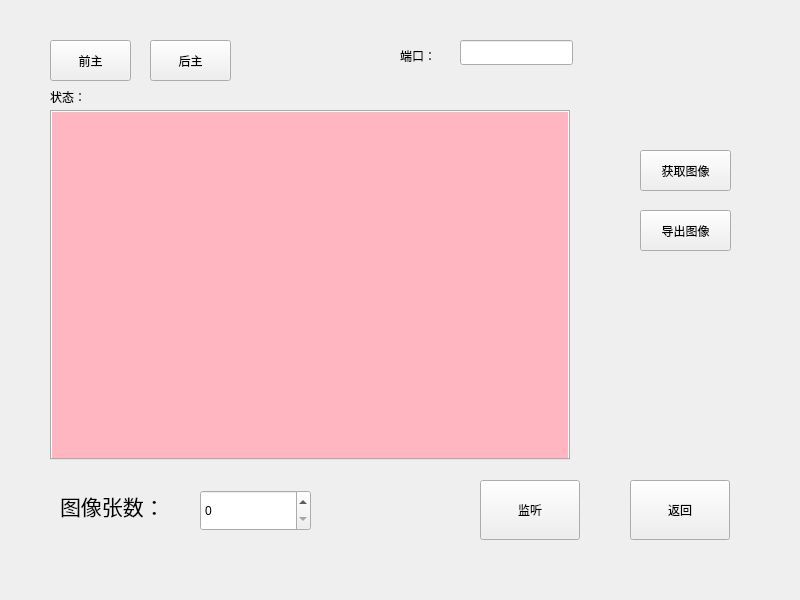
<?xml version="1.0" encoding="UTF-8"?>
<ui version="4.0">
 <class>Page06_3</class>
 <widget class="QWidget" name="Page06_3">
  <property name="geometry">
   <rect>
    <x>0</x>
    <y>0</y>
    <width>800</width>
    <height>600</height>
   </rect>
  </property>
  <property name="windowTitle">
   <string>Form</string>
  </property>
  <widget class="QTabWidget" name="imageWidget">
   <property name="geometry">
    <rect>
     <x>50</x>
     <y>110</y>
     <width>520</width>
     <height>350</height>
    </rect>
   </property>
   <property name="styleSheet">
    <string notr="true">QTabBar::tab {width:0px;height:0px}</string>
   </property>
   <widget class="QWidget" name="qz">
    <property name="minimumSize">
     <size>
      <width>520</width>
      <height>350</height>
     </size>
    </property>
    <property name="maximumSize">
     <size>
      <width>520</width>
      <height>350</height>
     </size>
    </property>
    <property name="styleSheet">
     <string notr="true">QWidget{background-color:lightpink}</string>
    </property>
    <attribute name="title">
     <string>Tab 1</string>
    </attribute>
    <widget class="QLabel" name="imageLabel_qz">
     <property name="geometry">
      <rect>
       <x>0</x>
       <y>0</y>
       <width>520</width>
       <height>350</height>
      </rect>
     </property>
     <property name="text">
      <string/>
     </property>
    </widget>
   </widget>
   <widget class="QWidget" name="hz">
    <property name="minimumSize">
     <size>
      <width>520</width>
      <height>350</height>
     </size>
    </property>
    <property name="maximumSize">
     <size>
      <width>520</width>
      <height>350</height>
     </size>
    </property>
    <property name="styleSheet">
     <string notr="true">QWidget{background-color:pink}</string>
    </property>
    <attribute name="title">
     <string>Tab 2</string>
    </attribute>
    <widget class="QLabel" name="imageLabel_hz">
     <property name="geometry">
      <rect>
       <x>0</x>
       <y>0</y>
       <width>520</width>
       <height>350</height>
      </rect>
     </property>
     <property name="text">
      <string/>
     </property>
    </widget>
   </widget>
  </widget>
  <widget class="QPushButton" name="qianCam_Button">
   <property name="geometry">
    <rect>
     <x>50</x>
     <y>40</y>
     <width>81</width>
     <height>41</height>
    </rect>
   </property>
   <property name="text">
    <string>前主</string>
   </property>
  </widget>
  <widget class="QPushButton" name="houCam_Button">
   <property name="geometry">
    <rect>
     <x>150</x>
     <y>40</y>
     <width>81</width>
     <height>41</height>
    </rect>
   </property>
   <property name="text">
    <string>后主</string>
   </property>
  </widget>
  <widget class="QPushButton" name="getImage_Button">
   <property name="geometry">
    <rect>
     <x>640</x>
     <y>150</y>
     <width>91</width>
     <height>41</height>
    </rect>
   </property>
   <property name="text">
    <string>获取图像</string>
   </property>
  </widget>
  <widget class="QPushButton" name="startButton">
   <property name="geometry">
    <rect>
     <x>480</x>
     <y>480</y>
     <width>100</width>
     <height>60</height>
    </rect>
   </property>
   <property name="text">
    <string>监听</string>
   </property>
  </widget>
  <widget class="QPushButton" name="exitButton">
   <property name="geometry">
    <rect>
     <x>630</x>
     <y>480</y>
     <width>100</width>
     <height>60</height>
    </rect>
   </property>
   <property name="text">
    <string>返回</string>
   </property>
  </widget>
  <widget class="QSpinBox" name="imageNum_spinBox">
   <property name="geometry">
    <rect>
     <x>200</x>
     <y>490</y>
     <width>111</width>
     <height>41</height>
    </rect>
   </property>
   <property name="styleSheet">
    <string notr="true">QSpinBox::up-button {
	subcontrol-origin:border;
    subcontrol-position:right;
 	image: url(:/new/icon/icon/plus.png);
    width: 30px;
    height: 30px;       
}
QSpinBox::down-button {
	subcontrol-origin:border;
    subcontrol-position:left;
 	image: url(:/new/icon/icon/minus.png);
    width: 30px;
    height: 30px; 
}
</string>
   </property>
  </widget>
  <widget class="QLabel" name="label">
   <property name="geometry">
    <rect>
     <x>60</x>
     <y>490</y>
     <width>101</width>
     <height>31</height>
    </rect>
   </property>
   <property name="text">
    <string>&lt;html&gt;&lt;head/&gt;&lt;body&gt;&lt;p&gt;&lt;span style=&quot; font-size:16pt;&quot;&gt;图像张数：&lt;/span&gt;&lt;/p&gt;&lt;/body&gt;&lt;/html&gt;</string>
   </property>
  </widget>
  <widget class="QPushButton" name="saveImage_Button">
   <property name="geometry">
    <rect>
     <x>640</x>
     <y>210</y>
     <width>91</width>
     <height>41</height>
    </rect>
   </property>
   <property name="text">
    <string>导出图像</string>
   </property>
  </widget>
  <widget class="QLabel" name="label_2">
   <property name="geometry">
    <rect>
     <x>400</x>
     <y>40</y>
     <width>51</width>
     <height>31</height>
    </rect>
   </property>
   <property name="text">
    <string>端口：</string>
   </property>
  </widget>
  <widget class="QLineEdit" name="portLineEdit">
   <property name="geometry">
    <rect>
     <x>460</x>
     <y>40</y>
     <width>113</width>
     <height>25</height>
    </rect>
   </property>
  </widget>
  <widget class="QLabel" name="serverStatusLabel">
   <property name="geometry">
    <rect>
     <x>50</x>
     <y>86</y>
     <width>271</width>
     <height>21</height>
    </rect>
   </property>
   <property name="text">
    <string>状态：</string>
   </property>
  </widget>
 </widget>
 <resources/>
 <connections/>
</ui>
